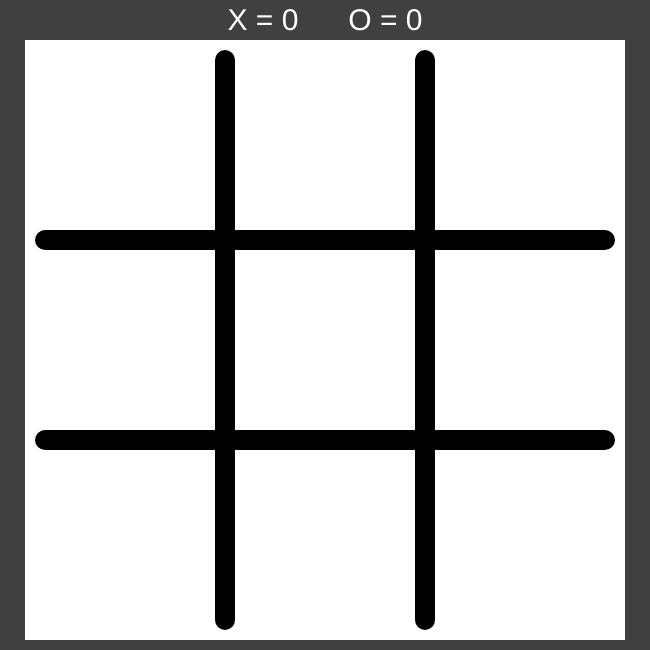
Frame 1 (no input)
Frame 60 (no input): identical to frame 1, image omitted
Frame 120 (the mouse pressed at the canvas centre since frame 60): identical to frame 1, image omitted

The p5.js sketch that drew this single still picture (run headless with seeded random() and noise() and a simulated clock; from frame 60 on, the mouse is pressed at the canvas centre):

// p5.js sketch
// ── sketch.js
let cell = [];
let player = "O";
let numRound = 1;
let brainStarted = false;
let count = 0;
let gameover = false;
let startWinnerLine;
let endWinnerLine;
let drawing = false;
let scoreO = 0;
let scoreX = 0;
let freezed = -1;
let finish = false;
let drawResult = false;

//THIS FUNCTION RUNS ONLY 1 TIME AT FIRST
function setup()
{
	//SET SCREEN SIZE
	createCanvas(650, 650);
	//RECTANGLES COORDINATES WILL BE IN IT'S CENTER
	rectMode(CENTER);

	//SET THE BEGIN OF THE GAME
	restart();
}

//THEN THIS FUNCTION RUNS REPEATLY
function draw()
{
	//BACKGROUND COLOR IN RGB IS (64, 64, 64)
	background(64);

	//DRAW WHITE RECT
	fill(255);
	noStroke();
	rect(width/2, height/2+15, 600, 600);

	//DRAW DIVISION LINES
	stroke(0);
	strokeWeight(20);
	line(25+20, 40 + (600/3), width-(25+20), 40 + (600/3));
	line(25+20, 40 + 2*(600/3), width-(25+20), 40 + 2*(600/3));
	line(25 + (600/3), 40+20, 25 + (600/3), height-(10+20));
	line(25 + 2*(600/3), 40+20, 25 + 2*(600/3), height-(10+20));

	//RUN IN EACH CELL TO DRAW THEM
	for(let i=0; i<3; i++)
	{
		for(let j=0; j<3; j++)
		{
			cell[i][j].draw();
		}
	}

	//SET THE SCOREBOARD
	fill(255);
	noStroke();
	textAlign(CENTER);
	textSize(30);
	text("X = " + scoreX + "      O = " + scoreO, width/2, 30);

	//checkFinish();

	//IF SOMEONE WINS
	if(freezed < 0 &&
	   (check(0, 0, 0, 1, 0, 2) ||
	    check(1, 0, 1, 1, 1, 2) ||
	    check(2, 0, 2, 1, 2, 2) ||
	    check(0, 0, 1, 0, 2, 0) ||
	    check(0, 1, 1, 1, 2, 1) ||
	    check(0, 2, 1, 2, 2, 2) ||
	    check(0, 0, 1, 1, 2, 2) ||
	    check(0, 2, 1, 1, 2, 0)))
	{
		//THE CURRENT PLAYER WILL BE THE LOSER
		//BECAUSE AFTER THE MARK FUNCTION IT CHANGES AUTOMATICALLY
		if(player == "X")
		{
			scoreO++;
		}
		else
		{
			scoreX++;
		}

		finish = true;

		//CAUSE THE 'DELAY' WHEN SOMEONE WINS
		freezed = 100;

		//CHECK WHERE IS THE WINNER SEQUENCE
		//AND SET THE WINNER LINE LIMITS
		if(check(0, 0, 0, 1, 0, 2))
		{
			startWinnerLine = createVector(0, 0);
			endWinnerLine = createVector(0, 2);
		}
		else if(check(1, 0, 1, 1, 1, 2))
		{
			startWinnerLine = createVector(1, 0);
			endWinnerLine = createVector(1, 2);
		}
		else if(check(2, 0, 2, 1, 2, 2))
		{
			startWinnerLine = createVector(2, 0);
			endWinnerLine = createVector(2, 2);
		}
		else if(check(0, 0, 1, 0, 2, 0))
		{
			startWinnerLine = createVector(0, 0);
			endWinnerLine = createVector(2, 0);
		}
		else if(check(0, 1, 1, 1, 2, 1))
		{
			startWinnerLine = createVector(0, 1);
			endWinnerLine = createVector(2, 1);
		}
		else if(check(0, 2, 1, 2, 2, 2))
		{
			startWinnerLine = createVector(0, 2);
			endWinnerLine = createVector(2, 2);
		}
		else if(check(0, 0, 1, 1, 2, 2))
		{
			startWinnerLine = createVector(0, 0);
			endWinnerLine = createVector(2, 2);
		}
		else if(check(0, 2, 1, 1, 2, 0))
		{
			startWinnerLine = createVector(0, 2);
			endWinnerLine = createVector(2, 0);
		}
	}
	//DRAW - NO ONE WINS
	else if(!finish && 
			cell[0][0].value!="" &&
	   		cell[0][1].value!="" &&
	   		cell[0][2].value!="" &&
	   		cell[1][0].value!="" &&
	   		cell[1][1].value!="" &&
	   		cell[1][2].value!="" &&
	   		cell[2][0].value!="" &&
	   		cell[2][1].value!="" &&
	   		cell[2][2].value!="")
	{
		drawResult = true;

		//CAUSE THE 'DELAY' WHEN SOMEONE WINS
		freezed = 100;

		finish = true;
	}

	//RUN ONLY WHEN THE RESULT OF THE GAME IS 'DRAW'
	if(drawResult)
	{
		//WRITE 'DRAW' IN THE CENTER OF THE SCREEN
		fill(128);
		stroke(0);
		strokeWeight(3);
		rect(width/2, height/2, 400, 100, 20);
		fill(255);
		noStroke();
		textAlign(CENTER);
		textSize(50);
		text("DRAW", width/2, width/2+20);
	}

	//RUN ALWAYS THAT FREEZED IS GREAT THAN 0
	if(freezed > 0)
	{
		//DECREMENT IN FREEZED
		freezed--;
		
		//IF IT'S NOT DRAWING AT THIS MOMENT
		if(!drawing)
		{
			//WINNER LINE
			stroke(0, 255, 0);
			strokeWeight(10);
			if(startWinnerLine.x != 1000)
			{
				line(cell[startWinnerLine.x][startWinnerLine.y].x, 
					 cell[startWinnerLine.x][startWinnerLine.y].y, 
					 cell[endWinnerLine.x][endWinnerLine.y].x, 
					 cell[endWinnerLine.x][endWinnerLine.y].y);
			}
		}
	}
	//RUN JUST ONE TIME TO RESTART THE GAME
	else if(freezed == 0)
	{
		freezed = -1;
		restart();
	}

	//brain("X");
}

function restart()
{
	//CREATE THE CELL BIDIMENTIONAL ARRAY
	//IF IT ALREADY EXISTS, RESET THE SETS TO DEFAULT
	for(let i=0; i<3; i++)
	{
		cell[i] = [];

		for(let j=0; j<3; j++)
		{
			cell[i][j] = new Cell(i, j);
		}
	}

	//THESE COORDINATES SET THE WINNER LINE LIMITS
	//START WITH (1000,1000) BUT IT'S JUST TO SAY THAT IT'S A VECTOR(COORDINATES)
	startWinnerLine = createVector(1000,1000);
	endWinnerLine = createVector(1000,1000);

	//IT'S NOT THE END AND THE RESULT IS NOT 'DRAW'
	finish = false;
	drawResult = false;
}

// THIS FUNCTION STILL DON'T WORK 
function brain(brainValue)
{
	if(player == brainValue)
	{
		let userValue = (brainValue=="X" ? "O" : "X");

		switch(numRound)
		{
			case 1:
				if(checkAll()){}

				let sum = "";
				
				//ACUMULATE THE CELLS VALUE
				for(let i=0; i<3; i++){
					for(let j=0; j<3; j++){
						sum += cell[i][j].value; } }

				if(sum == "")
				{
					//EMPTY CELLS --> MARK THE CENTER
					brainStarted = true;
					cell[1][1].mark();
				}
				else
				{
					brainStarted = false;
					if(cell[1][1].value == userValue)
					{
						//USER WAS MARKED THE CENTER
						cell[0][2].mark();
					}
					else if(cell[0][0].value == userValue ||
							cell[0][2].value == userValue ||
							cell[2][0].value == userValue ||
							cell[2][2].value == userValue)
					{
						//USER WAS MARKED THE CORNER
						cell[1][1].mark();
					}
					else
					{

					}
				}
				break;

			case 2:
				if(cell[1][1] == brainValue)
				{
					//BRAIN WAS THE FIRST PLAYER
					if(cell[0][1].value == playerValue ||
					   cell[1][0].value == playerValue)
					{
						cell[2][2].mark();
					}
					else if(cell[2][1].value == playerValue ||
					   		cell[1][2].value == playerValue)
					{
						cell[0][0].mark();
					}
					else if(cell[0][0].value == playerValue)
					{
						cell[2][2].mark();
					}
					else if(cell[2][2].value == playerValue)
					{
						cell[0][0].mark();
					}
					else if(cell[0][2].value == playerValue)
					{
						cell[2][0].mark();
					}
					else if(cell[2][0].value == playerValue)
					{
						cell[0][2].mark();
					}
				}
				else
				{

				}
				break;

			case 3:
				break;

			case 4:
				break;

			case 5:
				break;
		}


		let sum = "";

		//ACUMULATE THE CELLS VALUE
		for(let i=0; i<3; i++)
		{
			for(let j=0; j<3; j++)
			{
				sum += cell[i][j].value; 
			} 
		}

		if(sum == "")
		{
			//EMPTY CELLS --> MARK THE CENTER
			cell[1][1].mark();
		}
		else
		{
			//SOME CELLS ARE FILLED
			
		}

		numRound++;
	}
	else
	{
		//WAIT USER
	}
}

// THIS FUNCTION STILL DON'T WORK 
function checkFinish()
{
	let reference = (player=="X" ? "O" : "X");

	// CHECKING ROWS
	for(let i=0; i<3; i++)
	{
		for(let j=0; j<3; j++)
		{
			if (checkGameOver(i, j, reference))
			{
				gameover = true; 
				//return;
			}
		}
        count = 0;
    }

    // CHECKING COLUMNS
	for(let j=0; j<3; j++)
	{
		for(let i=0; i<3; i++)
		{
			if (checkGameOver(i, j, reference))
			{
				gameover = true; 
				//return;
			}
		}
        count = 0;
    }

	// CHECKING DECRESCENT DIAGONALS
    if (checkGameOver(0, 0, reference) ||
    	checkGameOver(1, 1, reference) ||
    	checkGameOver(2, 2, reference))
	{ 
    	gameover = true;
    }

	// CHECKING CRESCENT DIAGONALS
	if (checkGameOver(0, 2, reference) ||
    	checkGameOver(1, 1, reference) ||
    	checkGameOver(2, 0, reference))
	{ 
    	gameover = true;
    }

    count = 0;

	console.log("1 "+startWinnerLine);
	console.log("2 "+endWinnerLine);

    if(gameover)
    {
    	stroke(0, 0, 255);
    	strokeWeight(10);
    	line(startWinnerLine.x, startWinnerLine.y, endWinnerLine.x, endWinnerLine.y);
    	noLoop();
    }
}

// THIS FUNCTION STILL DON'T WORK 
function checkGameOver(col, row, reference)
{
	if (cell[col][row].value == reference)
	{
		count++;

		if (count == 1)
		{
			startWinnerLine = createVector(cell[col][row].x, cell[col][row].y);
		}
		else if (count == 3)
		{
			endWinnerLine = createVector(cell[col][row].x, cell[col][row].y);
			return true;
		}
	}
	else
	{
		count = 0;
	}

	return false;
}

// THIS FUNCTION RETURN TRUE IF THE 3 CELLS HAVE THE SAME VALUE, WITH EMPTY EXCESS 
function check(i1, j1, i2, j2, i3, j3)
{
	return (cell[i1][j1].value != "" &&
			cell[i1][j1].value == cell[i2][j2].value &&
	   		cell[i2][j2].value == cell[i3][j3].value);
}

// THIS FUNCTION STILL DON'T WORK 
function checkAll(arr0)
{
	//CHECK ALL MATCH POSSIBILITIES WITH ROTATIONS AND MIRRORING
	let arr90 = arr0;
	let arr180 = arr0;
	let arr270 = arr0;

	let arr0_Mirror = arr0;
	let arr90_Mirror = arr0;
	let arr180_Mirror = arr0;
	let arr270_Mirror = arr0;

	let spin0 = true;
	let spin90 = true;
	let spin180 = true;
	let spin270 = true;
	let spin0_Mirror = true;
	let spin90_Mirror = true;
	let spin180_Mirror = true;
	let spin270_Mirror = true;

    // SPIN 90
	arr90[0][0] = arr0[2][0];
	arr90[0][1] = arr0[1][0];
	arr90[0][2] = arr0[0][0];
	arr90[1][0] = arr0[2][1];
	arr90[1][1] = arr0[1][1];
	arr90[1][2] = arr0[0][1];
	arr90[2][0] = arr0[2][2];
	arr90[2][1] = arr0[1][2];
	arr90[2][2] = arr0[0][2];

    // SPIN 180
	arr180[0][0] = arr0[2][2];
	arr180[0][1] = arr0[2][1];
	arr180[0][2] = arr0[2][0];
	arr180[1][0] = arr0[1][2];
	arr180[1][1] = arr0[1][1];
	arr180[1][2] = arr0[1][0];
	arr180[2][0] = arr0[0][2];
	arr180[2][1] = arr0[0][1];
	arr180[2][2] = arr0[0][0];

    // SPIN 270
	arr270[2][0] = arr0[0][0];
	arr270[1][0] = arr0[0][1];
	arr270[0][0] = arr0[0][2];
	arr270[2][1] = arr0[1][0];
	arr270[1][1] = arr0[1][1];
	arr270[0][1] = arr0[1][2];
	arr270[2][2] = arr0[2][0];
	arr270[1][2] = arr0[2][1];
	arr270[0][2] = arr0[2][2];

    // MIRROR SPIN 0
	arr0_Mirror[0][0] = arr0[0][0];
	arr0_Mirror[0][1] = arr0[1][0];
	arr0_Mirror[0][2] = arr0[2][0];
	arr0_Mirror[1][0] = arr0[0][1];
	arr0_Mirror[1][1] = arr0[1][1];
	arr0_Mirror[1][2] = arr0[2][1];
	arr0_Mirror[2][0] = arr0[0][2];
	arr0_Mirror[2][1] = arr0[1][2];
	arr0_Mirror[2][2] = arr0[2][2];

    // MIRROR SPIN 90
	arr90_Mirror[0][0] = arr0_Mirror[2][0];
	arr90_Mirror[0][1] = arr0_Mirror[1][0];
	arr90_Mirror[0][2] = arr0_Mirror[0][0];
	arr90_Mirror[1][0] = arr0_Mirror[2][1];
	arr90_Mirror[1][1] = arr0_Mirror[1][1];
	arr90_Mirror[1][2] = arr0_Mirror[0][1];
	arr90_Mirror[2][0] = arr0_Mirror[2][2];
	arr90_Mirror[2][1] = arr0_Mirror[1][2];
	arr90_Mirror[2][2] = arr0_Mirror[0][2];

    // MIRROR SPIN 180
	arr180_Mirror[0][0] = arr0_Mirror[2][2];
	arr180_Mirror[0][1] = arr0_Mirror[2][1];
	arr180_Mirror[0][2] = arr0_Mirror[2][0];
	arr180_Mirror[1][0] = arr0_Mirror[1][2];
	arr180_Mirror[1][1] = arr0_Mirror[1][1];
	arr180_Mirror[1][2] = arr0_Mirror[1][0];
	arr180_Mirror[2][0] = arr0_Mirror[0][2];
	arr180_Mirror[2][1] = arr0_Mirror[0][1];
	arr180_Mirror[2][2] = arr0_Mirror[0][0];

    // MIRROR SPIN 270
	arr270_Mirror[2][0] = arr0_Mirror[0][0];
	arr270_Mirror[1][0] = arr0_Mirror[0][1];
	arr270_Mirror[0][0] = arr0_Mirror[0][2];
	arr270_Mirror[2][1] = arr0_Mirror[1][0];
	arr270_Mirror[1][1] = arr0_Mirror[1][1];
	arr270_Mirror[0][1] = arr0_Mirror[1][2];
	arr270_Mirror[2][2] = arr0_Mirror[2][0];
	arr270_Mirror[1][2] = arr0_Mirror[2][1];
	arr270_Mirror[0][2] = arr0_Mirror[2][2];

	for(let i=0; i<3; i++)
	{
		for(let j=0; j<3; j++)
		{
			if(spin0 && arr0[i][j] != cell[i][j])
			{
				spin0 = false;
			}

			if(spin90 && arr90[i][j] != cell[i][j])
			{
				spin90 = false;
			}

			if(spin180 && arr180[i][j] != cell[i][j])
			{
				spin180 = false;
			}

			if(spin270 && arr270[i][j] != cell[i][j])
			{
				spin270 = false;
			}

			if(spin0_Mirror && arr0_Mirror[i][j] != cell[i][j])
			{
				spin0_Mirror = false;
			}

			if(spin90_Mirror && arr90_Mirror[i][j] != cell[i][j])
			{ 
				spin90_Mirror = false;
			}

			if(spin180_Mirror && arr180_Mirror[i][j] != cell[i][j])
			{
				spin180_Mirror = false;
			}

			if(spin270_Mirror && arr270_Mirror[i][j] != cell[i][j])
			{
				spin270_Mirror = false;
			}
		}
	}


	if(spin0 || spin0_Mirror || 
	   spin90 || spin90_Mirror || 
	   spin180 || spin180_Mirror || 
	   spin270 || spin270_Mirror)
	{
		return true;
	}
	else
	{
		return false;
	}
}

// MOUSE CLICK
function mouseClicked()
{
	//IF NO DRAWING IS IN PROCESS AND NOT IN 'DELAY'
	if(!drawing && freezed <= 0)
	{
		//CHECK THE CLICK IN EACH CELL
		for(let i=0; i<3; i++)
		{
			for(let j=0; j<3; j++)
			{
				if(cell[i][j].x-100<mouseX && cell[i][j].x+100>mouseX &&
				   cell[i][j].y-100<mouseY && cell[i][j].y+100>mouseY)
				{
					cell[i][j].mark();
				}
			}
		}
	}
}

/*
// THIS STILL DON'T WORK 
/// ARTIFICIAL INTELLIGENCE - STRATEGY
https://www.quora.com/Is-there-a-way-to-never-lose-at-Tic-Tac-Toe?utm_medium=organic&utm_source=google_rich_qa&utm_campaign=google_rich_qa
*/
// ── Cell.js
//A CELL IS EACH OF THE 9 PARTITION OF THE GAME= 
class Cell
{
	constructor(i, j)
	{
		//SET CELL INDEXES
		this.i = i;
		this.j = j;

		//SET CELL POSITION
		this.x = 125 + i*200;
		this.y = 140 + j*200;
		
		//CAN BE "X", "O" OR ""
		this.value = "";
		
		//IT'S TRUE IF THE DRAWING IS IN PROGRESS
		this.changing = false;
		
		//THE DRAWING PERCENT PROGRESS (0 TO 1)
		this.drawedPercent = 0;
	}

	//MOUSE CLICKED IN CELL
	mark()
	{
		//IF CELL IS EMPTY
		if(this.value == "")
		{
			//BEGIN DRAWING PROGRESS
			drawing = true;
			this.changing = true;

			//SET CELL VALUE TO CURRENT PLAYER VALUE
			this.value = player;

			//PLAYER SHIFT BETWEEN "X" AND "O"
			player = (player=="X" ? "O" : "X");
		}
	}

	//DRAW THE CELL 
	draw()
	{
		//SET CELL THICKNESS AND NO FILLED
		strokeWeight(20);
		noFill();

		if(this.value == "X")
		{
			//SET COLOR TO BLUE
			stroke(0, 0, 255);

			//LERP FUNCTION SET 2 LIMIT AND THE PROGRESS OF THE
			//VALUE BETWEEN THEM
			//EXAMPLE:
			// lerp(10, 30, 0.6); 
			//RETURN 22
			//BECAUSE:
			//10 + 0.6*(30-10)
			//10 + 0.6*(20)
			//10 + 12
			//22

			//IF THIS CELL IS IN DRAWING PROCESS
			if(this.changing)
			{
				//PERCENT INCREMENT
				this.drawedPercent += 0.05;

				//FIRST HALF OF PERCENT DRAWS THE FIRST LINE OF THE CROSS
				if(this.drawedPercent < 0.5)
				{
					let penX = lerp(this.x+50, this.x-50, 2*this.drawedPercent);
					let penY = lerp(this.y-50, this.y+50, 2*this.drawedPercent);
					line(this.x+50, this.y-50, penX, penY);
				}
				//SECOND HALF OF PERCENT DRAWS THE SECOND LINE OF THE CROSS
				else if(this.drawedPercent < 1)
				{
					line(this.x+50, this.y-50, this.x-50, this.y+50);

					let penX = lerp(this.x+50, this.x-50, 2*(this.drawedPercent-0.5));
					let penY = lerp(this.y+50, this.y-50, 2*(this.drawedPercent-0.5));
					line(this.x+50, this.y+50, penX, penY);
				}
				//SET THE END OF THE DRAWING PROCESS
				else
				{
					this.changing = false;
					this.drawedPercent = 1;
					drawing = false;
					line(this.x-50, this.y-50, this.x+50, this.y+50);
					line(this.x-50, this.y+50, this.x+50, this.y-50);
				}
			}
			//DRAW THE CROSS STATICALLY
			else
			{
				line(this.x-50, this.y-50, this.x+50, this.y+50);
				line(this.x-50, this.y+50, this.x+50, this.y-50);
			}
		}
		else if(this.value == "O")
		{
			//SET COLOR TO RED
			stroke(255, 0, 0);

			//IF THIS CELL IS IN DRAWING PROCESS
			if(this.changing)
			{
				//PERCENT INCREMENT
				this.drawedPercent += 0.05;

				//DRAW AN ARC EQUIVALENT TO THE DRAWING PROCESS PERCENT 
				if(this.drawedPercent < 1)
				{
					let angle = lerp(0, TWO_PI, this.drawedPercent);
					arc(this.x, this.y, 100, 100, -angle-PI/3, -PI/3);
				}
				//SET THE END OF THE DRAWING PROCESS
				else
				{
					this.changing = false;
					this.drawedPercent = 1;
					drawing = false;
					ellipse(this.x, this.y, 100, 100);
				}
			}
			//DRAW THE ELLIPSE STATICALLY
			else
			{
				ellipse(this.x, this.y, 100, 100);
			}
			
		}

		strokeWeight(1);
	}
}
